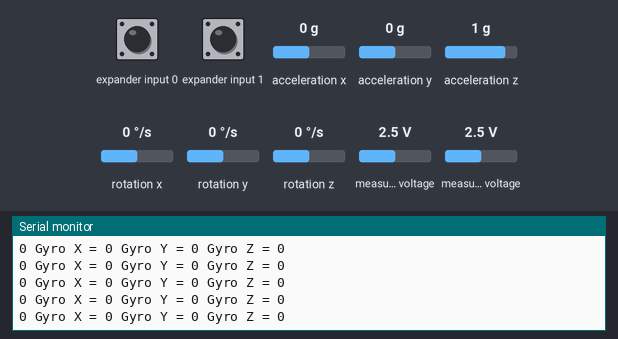
Bench run of a sketch on a simulated Arduino Uno, built with avr-gcc and run on an emulated ATmega328P. On the bench: the last lines printed to the serial monitor. Wiring (inferred from the names in the program): Wii Nunchuk at I2C address 0x52; MPU-6050 motion sensor at I2C address 0x68; MPU-6050 motion sensor at I2C address 0x69. The test bench sets the inputs (shaded band); at power-on: acceleration z 1 g, rotation x 0 °/s, rotation y 0 °/s, rotation z 0 °/s, expander input 0 HIGH, expander input 1 HIGH, acceleration x 0 g, acceleration y 0 g, measured voltage 2.5 V.

Above: at 1.2 s.
1.3 s: acceleration z set to -0.8 g
At 2.3 s:
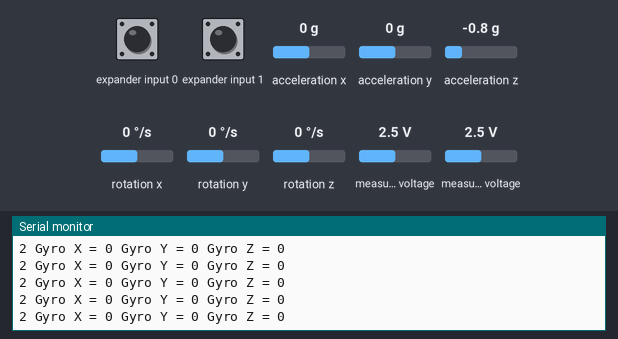
5.0 s: rotation x set to -192 °/s
At 5.32 s:
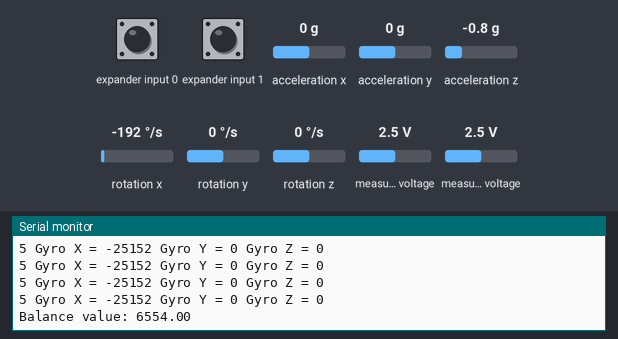
8.7 s: rotation y set to -192 °/s
At 8.86 s:
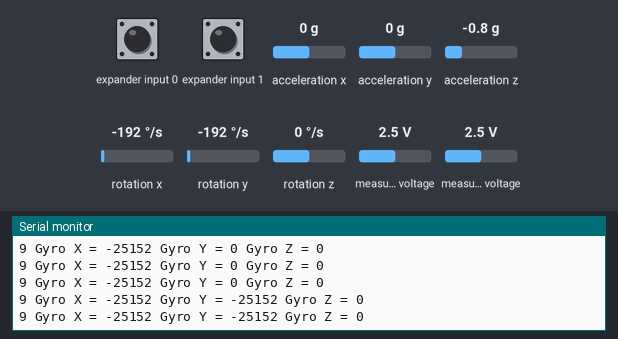
12.4 s: rotation z set to -192 °/s
At 12.6 s:
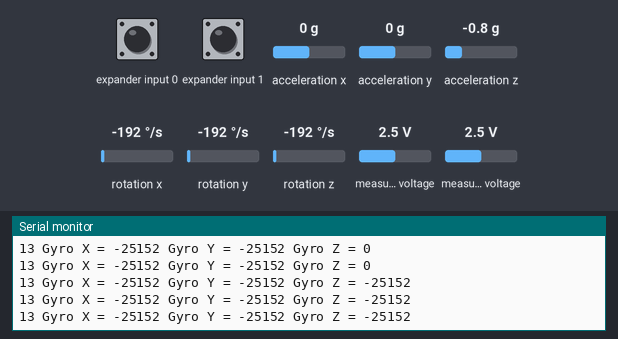
16.1 s: acceleration z set to -1.4 g
At 16.12 s:
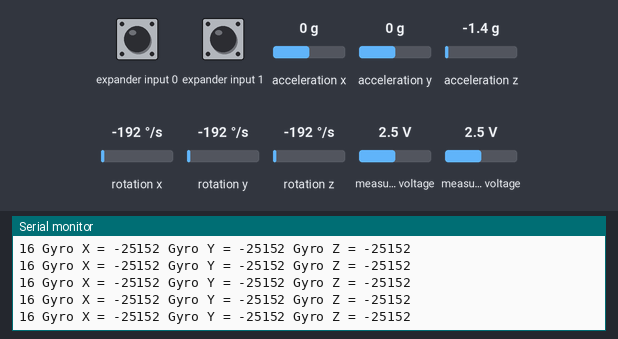
19.8 s: rotation x set to 0 °/s
At 19.85 s:
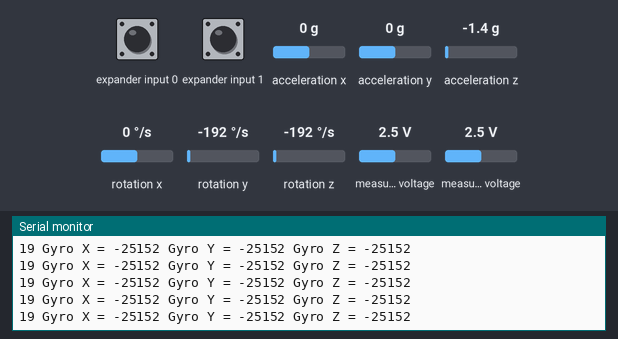
Timing chart, 0 to 22.8 s (numbered marks = the images above; inputs shaded):
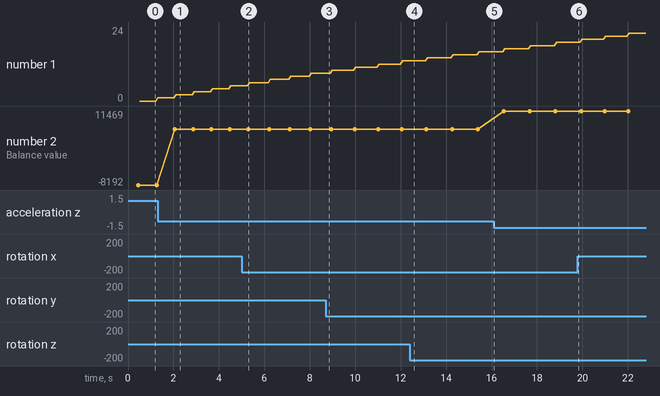

Measured:
- after the input at 1.3 s, the serial monitor: prints a new line after 0.76 s (image 1)
- after the input at 5.0 s, the serial monitor: prints a new line after 0.09 s (image 2)
- after the input at 8.7 s, the serial monitor: prints a new line after 0.10 s (image 3)
- after the input at 12.4 s, the serial monitor: prints a new line after 0.08 s (image 4)
- plotted number 1: 19 → 24 after the input at 19.8 s
- plotted number 2: -8192 → 6554 after the input at 1.3 s, 6554 → 11469 after the input at 16.1 s

The sketch:

balance_point.ino
```cpp
// (licence header left out)
#include <Wire.h>

byte error, MPU_6050_found, nunchuck_found, lowByte, highByte;
int address;
int nDevices;

void setup()
{
  Wire.begin();
  TWBR = 12;
  Serial.begin(9600);
}

void loop()
{
  Serial.println("Scanning I2C bus...");

  nDevices = 0;
  for (address = 1; address < 127; address++ )
  {
    Wire.beginTransmission(address);
    error = Wire.endTransmission();

    if (error == 0)
    {
      Serial.print("I2C device found at address 0x");
      if (address < 16)Serial.print("0");
      Serial.println(address, HEX);
      nDevices++;
      if (address == 0x68 || address == 0x69) {
        Serial.println("This could be a MPU-6050");
        Wire.beginTransmission(address);
        Wire.write(0x75);
        Wire.endTransmission();
        Serial.println("Send Who am I request...");
        Wire.requestFrom(address, 1);
        while (Wire.available() < 1);
        lowByte = Wire.read();
        if (lowByte == 0x68) {
          Serial.print("Who Am I responce is ok: 0x");
          Serial.println(lowByte, HEX);
        }
        else {
          Serial.print("Wrong Who Am I responce: 0x");
          if (lowByte < 16)Serial.print("0");
          Serial.println(lowByte, HEX);
        }
        if (lowByte == 0x68 && address == 0x68) {
          MPU_6050_found = 1;
          Serial.println("Starting Gyro....");
          set_gyro_registers();
        }
      }
      if (address == 0x52) {
        Serial.println("This could be a Nunchuck");
        Serial.println("Trying to initialise the device...");
        Wire.beginTransmission(0x52);
        Wire.write(0xF0);
        Wire.write(0x55);
        Wire.endTransmission();
        delay(20);
        Wire.beginTransmission(0x52);
        Wire.write(0xFB);
        Wire.write(0x00);
        Wire.endTransmission();
        delay(20);
        Serial.println("Sending joystick data request...");
        Wire.beginTransmission(0x52);
        Wire.write(0x00);
        Wire.endTransmission();
        Wire.requestFrom(0x52, 1);
        while (Wire.available() < 1);
        lowByte = Wire.read();
        if (lowByte > 100 && lowByte < 160) {
          Serial.print("Data response normal: ");
          Serial.println(lowByte);
          nunchuck_found = 1;
        }
        else {
          Serial.print("Data response is not normal: ");
          Serial.println(lowByte);
        }
      }
    }
    else if (error == 4)
    {
      Serial.print("Unknown error at address 0x");
      if (address < 16)
        Serial.print("0");
      Serial.println(address, HEX);
    }
  }
  if (nDevices == 0)
    Serial.println("No I2C devices found\n");
  else
    Serial.println("done\n");
  if (MPU_6050_found) {
    float avgBalanceValue = 0;
    for (int k = 0; k < 50; k++) {
      Serial.print("Balance value: ");
      Wire.beginTransmission(0x68);
      Wire.write(0x3F);
      Wire.endTransmission();
      Wire.requestFrom(0x68, 2);
      float balValue = (Wire.read() << 8 | Wire.read()) * -1;
      avgBalanceValue += balValue;
      Serial.println(balValue);
      delay(20);
      Serial.println("Printing raw gyro values");
      for (address = 0; address < 20; address++ ) {
        Wire.beginTransmission(0x68);
        Wire.write(0x43);
        Wire.endTransmission();
        Wire.requestFrom(0x68, 6);
        while (Wire.available() < 6);
        Serial.print(k);
        Serial.print(" Gyro X = ");
        Serial.print(Wire.read() << 8 | Wire.read());
        Serial.print(" Gyro Y = ");
        Serial.print(Wire.read() << 8 | Wire.read());
        Serial.print(" Gyro Z = ");
        Serial.println(Wire.read() << 8 | Wire.read());
      }
      Serial.println("");
    }
    avgBalanceValue = avgBalanceValue / 50;
    Serial.print("Avg Balance value: ");
    Serial.println(avgBalanceValue);
  }
  else Serial.println("No MPU-6050 device found at address 0x68");

  if (nunchuck_found) {
    Serial.println("Printing raw Nunchuck values");
    for (address = 0; address < 20; address++ ) {
      Wire.beginTransmission(0x52);
      Wire.write(0x00);
      Wire.endTransmission();
      Wire.requestFrom(0x52, 2);
      while (Wire.available() < 2);
      Serial.print("Joystick X = ");
      Serial.print(Wire.read());
      Serial.print(" Joystick y = ");
      Serial.println(Wire.read());
      delay(100);
    }
  }
  else Serial.println("No Nunchuck device found at address 0x52");
  while (1);
}

void set_gyro_registers() {
  //Setup the MPU-6050
  Wire.beginTransmission(0x68);                                     //Start communication with the address found during search.
  Wire.write(0x6B);                                                         //We want to write to the PWR_MGMT_1 register (6B hex)
  Wire.write(0x00);                                                         //Set the register bits as 00000000 to activate the gyro
  Wire.endTransmission();                                                   //End the transmission with the gyro.

  Wire.beginTransmission(0x68);                                     //Start communication with the address found during search.
  Wire.write(0x1B);                                                         //We want to write to the GYRO_CONFIG register (1B hex)
  Wire.write(0x00);                                                         //Set the register bits as 00000000 (250dps full scale)
  Wire.endTransmission();                                                   //End the transmission with the gyro

  Wire.beginTransmission(0x68);                                     //Start communication with the address found during search.
  Wire.write(0x1C);                                                         //We want to write to the ACCEL_CONFIG register (1A hex)
  Wire.write(0x08);                                                         //Set the register bits as 00001000 (+/- 4g full scale range)
  Wire.endTransmission();                                                   //End the transmission with the gyro

  Wire.beginTransmission(0x68);                                     //Start communication with the address found during search
  Wire.write(0x1A);                                                         //We want to write to the CONFIG register (1A hex)
  Wire.write(0x03);                                                         //Set the register bits as 00000011 (Set Digital Low Pass Filter to ~43Hz)
  Wire.endTransmission();                                                   //End the transmission with the gyro
}
```
